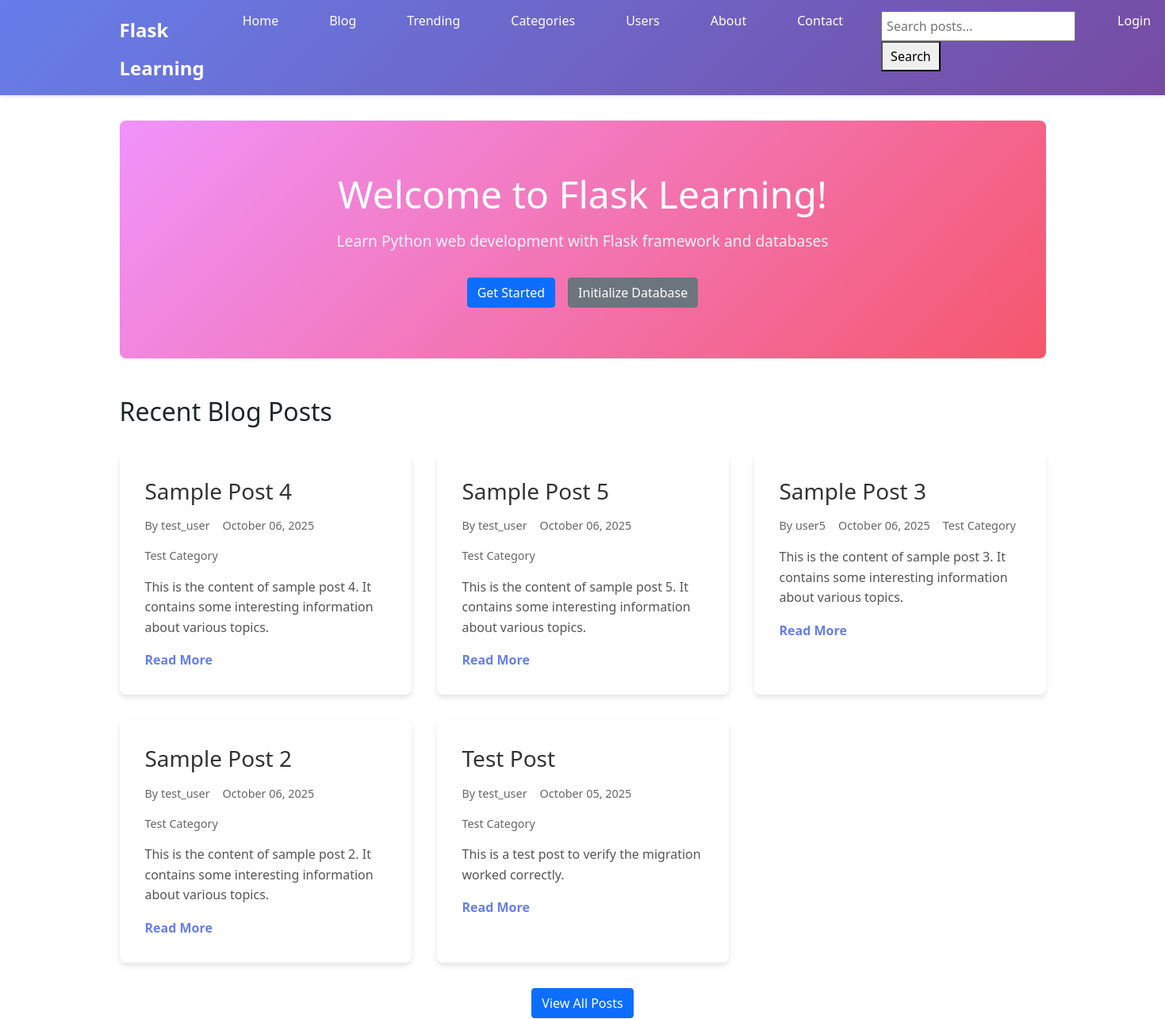
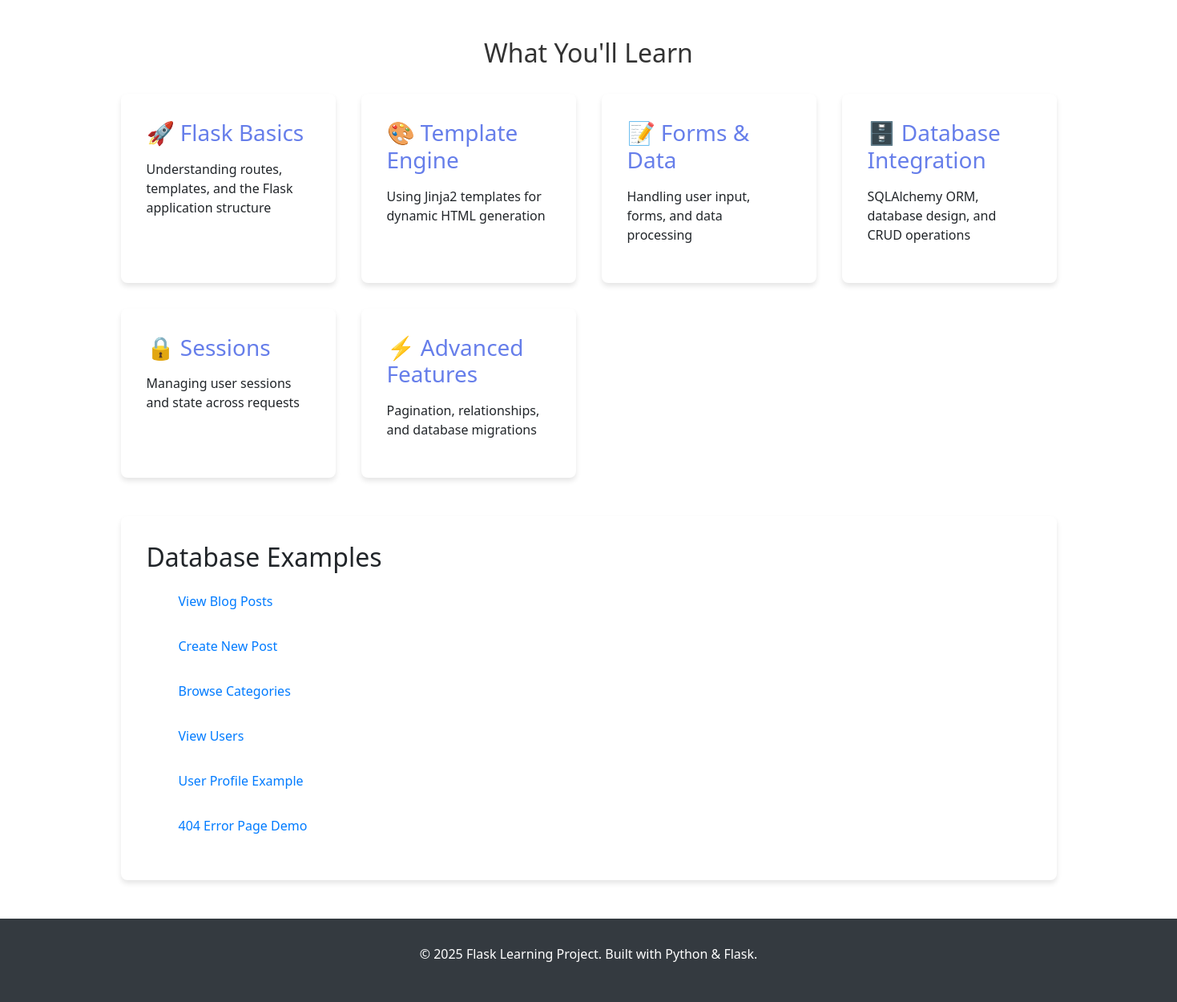
The page / on the database its author committed (2 pictures, top to bottom).
### app.py (models this page shows, shortened)
class Post(db.Model):
    id = db.Column(db.Integer, primary_key=True)
    title = db.Column(db.String(200), nullable=False)
    content = db.Column(db.Text, nullable=False)
    image_filename = db.Column(db.String(255), nullable=True)
    created_at = db.Column(db.DateTime, default=datetime.utcnow)
    updated_at = db.Column(db.DateTime, default=datetime.utcnow, onupdate=datetime.utcnow)
    user_id = db.Column(db.Integer, db.ForeignKey('user.id'), nullable=False)
    category_id = db.Column(db.Integer, db.ForeignKey('category.id'), nullable=True)
    comments = db.relationship('Comment', backref='post', lazy=True, cascade='all, delete-orphan')

class User(db.Model, UserMixin):
    id = db.Column(db.Integer, primary_key=True)
    username = db.Column(db.String(80), unique=True, nullable=False)
    email = db.Column(db.String(120), unique=True, nullable=False)
    password_hash = db.Column(db.String(255), nullable=False)
    avatar_filename = db.Column(db.String(255), nullable=True, default='default-avatar.png')
    is_admin = db.Column(db.Boolean, default=False)
    created_at = db.Column(db.DateTime, default=datetime.utcnow)
    is_active = db.Column(db.Boolean, default=True)
    posts = db.relationship('Post', backref='author', lazy=True, cascade='all, delete-orphan')
    comments = db.relationship('Comment', backref='author', lazy=True, cascade='all, delete-orphan')

class Category(db.Model):
    id = db.Column(db.Integer, primary_key=True)
    name = db.Column(db.String(50), unique=True, nullable=False)
    description = db.Column(db.Text)
    posts = db.relationship('Post', backref='category', lazy=True)

### app.py (the view)
@app.route('/')
def home():
    recent_posts = Post.query.order_by(Post.created_at.desc()).limit(5).all()
    return render_template('index.html', title='Flask Learning App', posts=recent_posts)

### templates/index.html
{% extends "base.html" %}
{% block content %}
<div class="hero-section">
    <h1>Welcome to Flask Learning!</h1>
    <p class="hero-text">Learn Python web development with Flask framework and databases</p>
    <div class="hero-buttons">
        <a href="{{ url_for('main.about') }}" class="btn btn-primary">Get Started</a>
        <a href="/init_db" class="btn btn-secondary">Initialize Database</a>
    </div>
</div>
{% if posts %}
<div class="recent-posts-section">
    <h2>Recent Blog Posts</h2>
    <div class="posts-grid">
        {% for post in posts %}
        <div class="post-card">
            <h3><a href="{{ url_for('blog.post_detail', id=post.id) }}">{{ post.title }}</a></h3>
            <div class="post-meta">
                <span class="author">By {{ post.author.username }}</span>
                <span class="date">{{ post.created_at.strftime('%B %d, %Y') }}</span>
                {% if post.category %}
                <span class="category">{{ post.category.name }}</span>
                {% endif %}
            </div>
            <p class="post-excerpt">{{ post.content[:150] }}{% if post.content|length > 150 %}...{% endif %}</p>
            <a href="{{ url_for('blog.post_detail', id=post.id) }}" class="read-more">Read More</a>
        </div>
        {% endfor %}
    </div>
    <div class="view-all">
        <a href="{{ url_for('blog.index') }}" class="btn btn-primary">View All Posts</a>
    </div>
</div>
{% endif %}
<div class="features-section">
    <h2>What You'll Learn</h2>
    <div class="features-grid">
        <div class="feature-card">
            <h3>🚀 Flask Basics</h3>
            <p>Understanding routes, templates, and the Flask application structure</p>
        </div>
        <div class="feature-card">
            <h3>🎨 Template Engine</h3>
            <p>Using Jinja2 templates for dynamic HTML generation</p>
        </div>
        <div class="feature-card">
            <h3>📝 Forms & Data</h3>
            <p>Handling user input, forms, and data processing</p>
        </div>
        <div class="feature-card">
            <h3>🗄️ Database Integration</h3>
            <p>SQLAlchemy ORM, database design, and CRUD operations</p>
        </div>
        <div class="feature-card">
            <h3>🔒 Sessions</h3>
            <p>Managing user sessions and state across requests</p>
        </div>
        <div class="feature-card">
            <h3>⚡ Advanced Features</h3>
            <p>Pagination, relationships, and database migrations</p>
        </div>
    </div>
</div>
<div class="demo-section">
    <h2>Database Examples</h2>
    <ul class="demo-links">
        <li><a href="{{ url_for('blog.index') }}">View Blog Posts</a></li>
        <li><a href="{{ url_for('blog.create_post') }}">Create New Post</a></li>
        <li><a href="{{ url_for('blog.categories') }}">Browse Categories</a></li>
        <li><a href="{{ url_for('main.users') }}">View Users</a></li>
        <li><a href="{{ url_for('main.user_profile', username='alice') }}">User Profile Example</a></li>
        <li><a href="/nonexistent">404 Error Page Demo</a></li>
    </ul>
</div>
{% endblock %}

### static/css/style.css (style rules this page uses)
* { margin: 0; padding: 0; box-sizing: border-box; }
body { font-family: 'Segoe UI', Tahoma, Geneva, Verdana, sans-serif; line-height: 1.6; color: #333; background-color: #f8f9fa; }
.hero-section { text-align: center; padding: 4rem 0; background: linear-gradient(135deg, #f093fb 0%, #f5576c 100%); color: white; border-radius: 8px; margin-bottom: 3rem; }
.hero-section h1 { font-size: 3rem; margin-bottom: 1rem; }
.hero-text { font-size: 1.2rem; margin-bottom: 2rem; opacity: 0.9; }
.hero-buttons { display: flex; gap: 1rem; justify-content: center; flex-wrap: wrap; }
.btn { display: inline-block; padding: 0.75rem 1.5rem; border: none; border-radius: 4px; text-decoration: none; font-size: 1rem; cursor: pointer; transition: all 0.3s ease; text-align: center; }
.btn-primary { background-color: #007bff; color: white; }
.btn-secondary { background-color: #6c757d; color: white; }
.features-section { margin: 3rem 0; }
.features-section h2 { text-align: center; margin-bottom: 2rem; color: #333; }
.features-grid { display: grid; grid-template-columns: repeat(auto-fit, minmax(250px, 1fr)); gap: 2rem; }
.feature-card { background: white; padding: 2rem; border-radius: 8px; box-shadow: 0 4px 6px rgba(0,0,0,0.1); transition: transform 0.3s ease; }
.feature-card h3 { margin-bottom: 1rem; color: #667eea; }
.demo-section { background: white; padding: 2rem; border-radius: 8px; box-shadow: 0 4px 6px rgba(0,0,0,0.1); margin: 2rem 0; }
.demo-links { list-style: none; }
.demo-links li { margin: 1rem 0; }
.demo-links a { color: #007bff; text-decoration: none; padding: 0.5rem; display: inline-block; border-radius: 4px; transition: background-color 0.3s ease; }
.recent-posts-section { margin: 3rem 0; }
.posts-grid { display: grid; grid-template-columns: repeat(auto-fit, minmax(300px, 1fr)); gap: 2rem; margin: 2rem 0; }
.post-card { background: white; padding: 2rem; border-radius: 8px; box-shadow: 0 4px 6px rgba(0,0,0,0.1); transition: transform 0.3s ease; }
.post-card h2, .post-card h3 { margin-bottom: 1rem; }
.post-card h2 a, .post-card h3 a { color: #333; text-decoration: none; }
.post-meta { display: flex; gap: 1rem; margin-bottom: 1rem; font-size: 0.9rem; color: #666; flex-wrap: wrap; }
.post-excerpt, .post-content p { color: #555; line-height: 1.6; margin-bottom: 1rem; }
.read-more { color: #667eea; text-decoration: none; font-weight: bold; }
.view-all { text-align: center; margin-top: 2rem; }

### rows shown on the page
Post: title "Sample Post 4", author.username "test_user", created_at "October 06, 2025", category.name "Test Category", content "This is the content of sample post 4. It contains some interesting information about various topics."
Post: title "Sample Post 5", author.username "test_user", created_at "October 06, 2025", category.name "Test Category", content "This is the content of sample post 5. It contains some interesting information about various topics."
Post: title "Sample Post 3", author.username "user5", created_at "October 06, 2025", category.name "Test Category", content "This is the content of sample post 3. It contains some interesting information about various topics."
Post: title "Sample Post 2", author.username "test_user", created_at "October 06, 2025", category.name "Test Category", content "This is the content of sample post 2. It contains some interesting information about various topics."
Post: title "Test Post", author.username "test_user", created_at "October 05, 2025", category.name "Test Category", content "This is a test post to verify the migration worked correctly."
